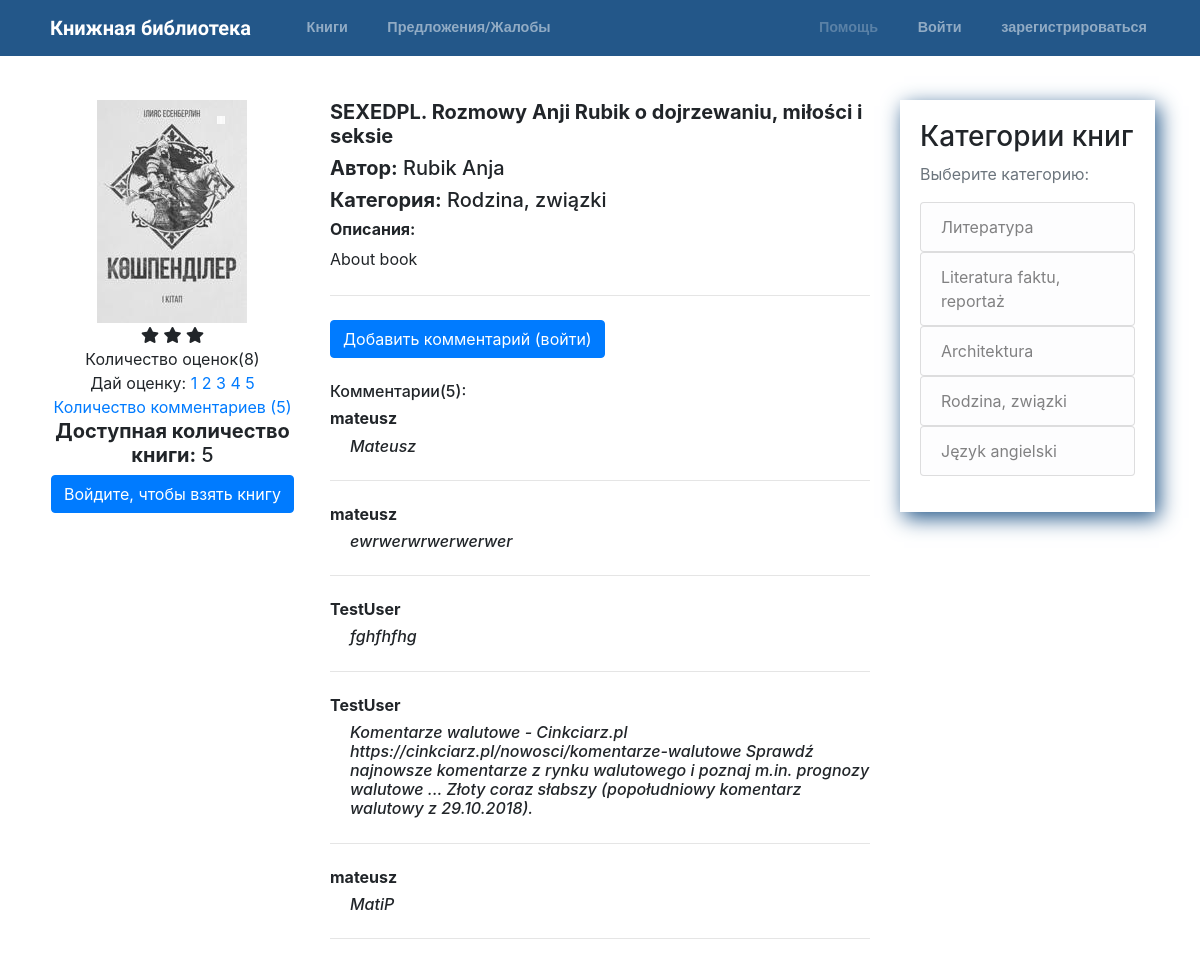
/book/sexedpl-rozmowy-anji-rubik-o-dojrzewaniu-miosci-i-seksie, run on the app's committed database.
### books/models.py (models this page shows, shortened)
class Book(models.Model):
    id = models.BigAutoField(primary_key=True)
    title = models.CharField(max_length=300)
    slug = models.SlugField(unique=True)
    description = models.TextField(max_length=1000, default="About book")
    image = models.ImageField(
        default='default_book.png', upload_to='books_pics')
    author = models.CharField(max_length=100)
    book_amount = models.IntegerField()
    publish_date = models.DateField()
    number_of_pages = models.IntegerField()
    category = models.ForeignKey(Category, on_delete=models.PROTECT)
    last_rating = models.IntegerField(default=0)
    @property
    def actual_rating(self):
        list_of_stars = []
        for star in range(self.last_rating):
            list_of_stars.append(star)
        return list_of_stars

class Category(models.Model):
    id = models.BigAutoField(primary_key=True)
    category = models.CharField(max_length=50)
    slug = models.SlugField(unique=True)
    def __str__(self):
        return self.category
    class Meta:
        verbose_name_plural = "Categories"

class BookComment(models.Model):
    id = models.BigAutoField(primary_key=True)
    book = models.ForeignKey(
        Book, on_delete=models.CASCADE, related_name='comments')
    user = models.ForeignKey(User, on_delete=models.PROTECT)
    text = models.CharField(max_length=300)

### books/views.py (the view, shortened to what this page needs)
class BookDetailView(FormMixin, DetailView):
    model = Book
    form_class = CommentForm
    def get_context_data(self, **kwargs):
        context = super().get_context_data(**kwargs)
        context['form'] = self.get_form()
        context['comments'] = BookComment.objects.filter(
            book=self.object).order_by('-id')
        return context

### books/context_processors.py (called while the page is built)
def categories(request):
    return {
        'categories': Category.objects.all()
    }

### books/templates/books/book_detail.html
{% extends "base.html" %}
{% load crispy_forms_tags %}
{% block content %}
<div class="row">
    <div class="col-md-4 bookDetailLeftSide">
        <img class="bookImage" src="{{ book.image.url }}" alt=""> <br>
        {% if book.actual_rating %}
        {% for rate in book.actual_rating %}
        <span class="fa fa-star checked"></span>
        {% endfor %}
        <br>
        Количество оценок({{ book.reviews.count }})<br>
        {% else %}
        <br>
        <h6>Никто не оценил</h6>
        {% endif %}
        Дай оценку:
        {% if book.slug %}
        <a href="{% url 'rate_book' slug=book.slug rating=1 %}">1</a>
        <a href="{% url 'rate_book' slug=book.slug rating=2 %}">2</a>
        <a href="{% url 'rate_book' slug=book.slug rating=3 %}">3</a>
        <a href="{% url 'rate_book' slug=book.slug rating=4 %}">4</a>
        <a href="{% url 'rate_book' slug=book.slug rating=5 %}">5</a> <br>
            {% else %}
            <p style="color: red;">Invalid slug for this book</p>
            {% endif %}
        <a href="#commentBox">Количество комментариев ({{ book.comments.count }})</a>
        {% if book.book_amount > 0 %}
        <h5><strong>Доступная количество книги:</strong> {{ book.book_amount }}</h5>
        {% if user.is_authenticated %}
        <a href="{% url 'confirm_rent_view' slug=book.slug %}"><button class="btn btn-primary btn-xs">Взять</button></a>
        {% else %}
        <a href="{% url 'confirm_rent_view' slug=book.slug %}"><button class="btn btn-primary btn-xs">Войдите, чтобы взять
            книгу</button></a>
        {% endif %}
        {% else %}
        <h5><strong>Доступная количество книги : </strong>нету</h5>
        {% endif %} <br>
    </div>
    <div class="col-md-8">
        <h5><strong>{{ book.title }}</strong> </h5>
        <h5><strong>Автор:</strong> {{ book.author }}</h5>
        <h5><strong>Категория:</strong> {{ book.category }}</h5>
        <h6><strong>Описания:</strong> </h6>
        <p> {{ book.description }}</p>
        <hr class="my-4">
        <div id="commentBox">
            {% if user.is_authenticated %}
            <form method="post" class="formsWidth">
                {% csrf_token %}
                {{ form|crispy }}
                <button type="submit" class="btn btn-success">Добавить комментарий</button>
            </form>
            {% else %}
            <a href="{% url 'login_to_comment_redirect' slug=book.slug %}"><button class="btn btn-primary btn-xs">Добавить комментарий (войти)</button></a>
            {% endif %}
            {% if comments %}
            <br> <br>
            <h6>Комментарии({{ book.comments.count }}):</h6>
            {% for comment in comments %}
            <div>
                <h6><strong>{{ comment.user.username }}</strong></h6>
                <h6 class="comment_text">{{ comment.text }}</h6>
            </div>
            <hr class="my-4">
            {% endfor %}
            {% else %}
            <h6>Пока без комментариев</h6>
            {% endif %}
        </div>
    </div>
</div>
{% endblock content %}

### templates/base.html (shortened to what this page needs)
{% load static %}
<!DOCTYPE html>
<html lang="en">
<head>
    <link rel="stylesheet" href="{% static 'css/main.css' %}">
    <link rel="stylesheet" href="https://stackpath.bootstrapcdn.com/bootstrap/4.1.3/css/bootstrap.min.css"
>
    <link rel="stylesheet" href="https://cdnjs.cloudflare.com/ajax/libs/font-awesome/4.7.0/css/font-awesome.min.css">
    <link rel="stylesheet" href="https://use.fontawesome.com/releases/v5.4.2/css/all.css"
>
</head>
<header class="site-header">
    <nav class="navbar navbar-expand-md navbar-dark bg-steel fixed-top">
        <div class="container">
            <a class="navbar-brand mr-4" href="{% url 'home' %}"><img style="height:1.4em;" src="{% static 'icons/regal.png' %}"
                    alt=""> Книжная библиотека</a>
            <div class="collapse navbar-collapse" id="navbarToggle">
                <div class="navbar-nav mr-auto">
                    <a class="nav-item nav-link" href="{% url 'books' %}"><img src="{% static 'icons/book.png' %}" alt="">
                        Книги</a>
                    <a class="nav-item nav-link" href="{% url 'contact' %}"><img src="{% static 'icons/message.png' %}"
                        Предложения/Жалобы</a>
                </div>
                <div class="navbar-nav">
                    {% if user.is_authenticated %}
                    <a class="nav-item nav-link" href="{% url 'UserProfile' %}"><img src="{% static 'icons/profile.png' %}"
                            alt="">
                        Ваш аккаунт({{ user.username }})
                    </a>
                    <a class="nav-item nav-link" href="{% url 'logout' %}"><img src="{% static 'icons/logout.png' %}"
                            alt=""> Выйти</a>
                    {% else %}
                    <a class="disabled nav-item nav-link" href=""><img src="{% static 'icons/help.png' %}" alt="">
                        Помощь</a>
                    <a class="nav-item nav-link" href="{% url 'login' %}"><img src="{% static 'icons/login.png' %}" alt="">
                        Войти</a>
                    <a class="nav-item nav-link" href="{% url 'signup' %}"><img src="{% static 'icons/register.png' %}"
                            alt=""> зарегистрироваться</a>
                    {% endif %}
                </div>
            </div>
        </div>
    </nav>
</header>
<body>
    <main role="main" class="container pageContent">
        <div class="row">
            <div class="col-md-9">
                {% block content %}{% endblock %}
            </div>
            <div class="col-md-3">
                <div class="content-section">
                    <h3>Категории книг</h3>
                    <p class='text-muted'>Выберите категорию:
                        <ul class="list-group">
                            {% for category in categories %}
                            <a href="{% url 'category_books_view' slug=category.slug %}">
                                <li class="list-group-item list-group-item-light">{{ category }}</li>
                            </a>
                            {% endfor %}
                        </ul>
                    </p>
                </div>
            </div>
        </div>
    </main>
</body>
</html>

### static/css/main.css (style rules this page uses)
body { background: #fafafa; color: #333333; margin-top: 5rem; padding-bottom: 50px; }
.bg-steel { background-color: #235789; }
.navbar-nav { font-size: 0.9em; }
.navbar-brand { font-family: "Work Sans", sans-serif; font-weight: bold; }
.site-header .navbar-nav .nav-link { color: #cbd5db; font-weight: bold; font-family: "Roboto", sans-serif; margin-left: 20px; }
.content-section { box-shadow: 4px 6px 20px 0px #235789; padding: 20px; }
.pageContent { margin-top: 100px; }
.bookDetailLeftSide { text-align: center; }
.comment_text { font-style: italic; margin-left: 20px; }
.bookDetailLeftSide .bookImage { max-width: 200px; }
.bookImage { max-height: 300px; }

### data on the page
Book: image (picture), last_rating 3 (drawn), reviews.count "8", comments.count "5", book_amount "5", title "SEXEDPL. Rozmowy Anji Rubik o dojrzewaniu, miłości i seksie", author "Rubik Anja", category "Rodzina, związki", description "About book"
BookComment: user.username "mateusz", text "Mateusz"
BookComment: user.username "mateusz", text "ewrwerwrwerwerwer"
BookComment: user.username "TestUser", text "fghfhfhg"
BookComment: user.username "TestUser", text "Komentarze walutowe - Cinkciarz.pl https://cinkciarz.pl/nowosci/komentarze-walutowe Sprawdź najnowsze komentarze z rynku walutowego i poznaj m.in. prognozy walutowe ... Złoty coraz słabszy (popołudniowy komentarz walutowy z 29.10.2018)."
BookComment: user.username "mateusz", text "MatiP"
Category: category "Литература"
Category: category "Literatura faktu, reportaż"
Category: category "Architektura"
Category: category "Rodzina, związki"
Category: category "Język angielski"
